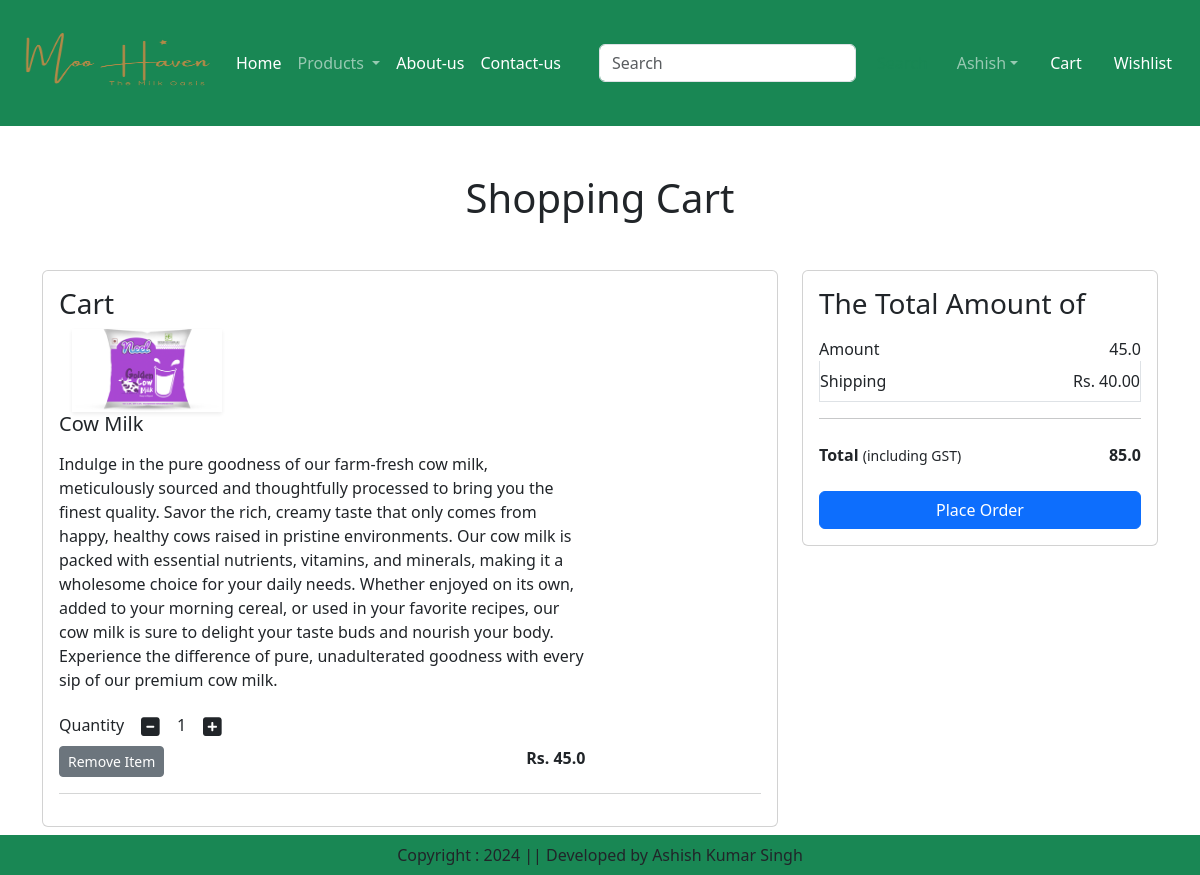
The app's page /cart/ (signed in) with its own data.
### app/models.py (models this page shows, shortened)
class Cart(models.Model):
    user = models.ForeignKey(User,on_delete=models.CASCADE)
    product = models.ForeignKey(Product,on_delete=models.CASCADE)
    quantity = models.PositiveIntegerField(default=1)

class Product(models.Model):
    title = models.CharField(max_length=100)
    selling_price = models.FloatField()
    discounted_price = models.FloatField()
    description = models.TextField()
    composition = models.TextField(default="")
    prodapp = models.TextField(default="")
    category = models.CharField(choices=CATEGORY_CHOICES,max_length=2)
    product_image = models.ImageField(upload_to='product')

### app/views.py (the view)
# urls.py: path('cart/',views.show_cart,name="showcart"),
def show_cart(request):
    user = request.user
    cart = Cart.objects.filter(user=user)
    amount = 0
    for p in cart:
        value = p.quantity * p.product.discounted_price
        amount = amount + value
    totalamount = amount + 40
    return render(request,'app/addtocart.html',locals())

### app/templates/app/addtocart.html (shortened to what this page needs)
{% extends "app/base.html" %}
{% load static %}
{% block main-content %}
<div class="container my-5">
    <div class="row">
        {% if cart %}
        <h1 class="text-center mb-5">Shopping Cart</h1>
        <div class="col-sm-8">
            <div class="card">
                <div class="card-body">
                    <h3>Cart</h3>
                    {% for item in cart %}
                    <div class="cart-item">
                        <div class="col-sm-3 text-center align-self-center">
                            <img src="{{item.product.product_image.url}}" alt="" srcset="" class="img-fluid image-thimbnail shadow-sm" height="150" width="150">
                        </div>
                        <div class="col-sm-9">
                            <div>
                                <h5>{{item.product.title}}</h5>
                                <p class="my-3">{{item.product.description}}</p>
                                <div>
                                    <label for="quantity">Quantity</label>
                                    <a class="minus-cart btn" pid="{{item.product.id}}"><i class="fas  fa-minus-square fa-lg"></i></a>
                                    <span id="quantity">{{item.quantity}}</span>
                                    <a class="plus-cart btn" pid="{{item.product.id}}"><i class="fas  fa-plus-square fa-lg"></i></a>
                                </div>
                                <div class="d-flex justify-content-between">
                                    <a href="#" class="remove-cart btn btn-sm btn-secondary  mr-3" pid="{{item.product.id}}">Remove Item</a>
                                    <p class="mb-0"><span><strong>Rs. {{item.product.discounted_price}}</strong></span></p>
                                </div>
                            </div>
                        </div>
                    </div>
                    <hr class="text-muted">
                    {% endfor %}
                </div>
            </div>
        </div>
        <div class="col-sm-4">
            <div class="card">
                <div class="card-body">
                    <h3>The Total Amount of</h3>
                    <ul class="list-group">
                        <li class="list-group-item d-flex justify-content-between align-items-center border-0 px-0 pb-0">Amount <span id="amount">{{amount}}</span></li>
                        <li class="list-group-item d-flex justify-content-between align-items-center px-0">Shipping <span>Rs. 40.00</span></li><hr>
                        <li class="list-group-item d-flex justify-content-between align-items-center border-0 px-0 mb-3">
                            <div>
                                <strong>
                                    Total
                                </strong> <small>(including GST)</small>
                            </div>
                            <span id="totalamount"><strong>{{totalamount}}</strong></span>
                        </li>
                    </ul>
                    <div class="d-grid"><a href="{% url 'checkout' %}" class="btn btn-primary">Place Order</a></div>
                </div>
            </div>
        </div>
        {% else %}
        <h1 class="text-center mb-5">Cart is Empty</h1>
        {% endif %}
    </div>
</div>
{% endblock main-content %}

### records on screen
Cart: product.product_image (picture), product "Cow Milk", product.description "Indulge in the pure goodness of our farm-fresh cow milk, meticulously sourced and thoughtfully processed to bring you the finest quality. Savor the rich, creamy taste that only comes from happy, healthy cows raised in pristine environments. Our cow milk is packed with essential nutrients, vitamins, and minerals, making it a wholesome choice for your daily needs. Whether enjoyed on its own, added to your morning cereal, or used in your favorite recipes, our cow milk is sure to delight your taste buds and nourish your body. Experience the difference of pure, unadulterated goodness with every sip of our premium cow milk.", quantity "1", product.discounted_price "45.0"

### other values on screen
{{ amount }} "45.0"
{{ totalamount }} "85.0"
